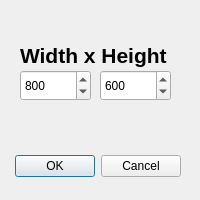
<?xml version="1.0" encoding="UTF-8"?>
<ui version="4.0">
 <class>NewMapDialog</class>
 <widget class="QDialog" name="NewMapDialog">
  <property name="geometry">
   <rect>
    <x>0</x>
    <y>0</y>
    <width>200</width>
    <height>200</height>
   </rect>
  </property>
  <property name="windowTitle">
   <string>Dialog</string>
  </property>
  <widget class="QDialogButtonBox" name="buttonBox">
   <property name="geometry">
    <rect>
     <x>-160</x>
     <y>150</y>
     <width>341</width>
     <height>32</height>
    </rect>
   </property>
   <property name="orientation">
    <enum>Qt::Horizontal</enum>
   </property>
   <property name="standardButtons">
    <set>QDialogButtonBox::Cancel|QDialogButtonBox::Ok</set>
   </property>
  </widget>
  <widget class="QLabel" name="label">
   <property name="geometry">
    <rect>
     <x>20</x>
     <y>20</y>
     <width>241</width>
     <height>71</height>
    </rect>
   </property>
   <property name="font">
    <font>
     <pointsize>16</pointsize>
     <bold>true</bold>
    </font>
   </property>
   <property name="text">
    <string>Width x Height</string>
   </property>
  </widget>
  <widget class="QSpinBox" name="spinBox_width">
   <property name="geometry">
    <rect>
     <x>20</x>
     <y>70</y>
     <width>71</width>
     <height>31</height>
    </rect>
   </property>
   <property name="minimum">
    <number>1</number>
   </property>
   <property name="maximum">
    <number>65536</number>
   </property>
   <property name="value">
    <number>800</number>
   </property>
  </widget>
  <widget class="QSpinBox" name="spinBox_height">
   <property name="geometry">
    <rect>
     <x>100</x>
     <y>70</y>
     <width>71</width>
     <height>31</height>
    </rect>
   </property>
   <property name="minimum">
    <number>1</number>
   </property>
   <property name="maximum">
    <number>65536</number>
   </property>
   <property name="value">
    <number>600</number>
   </property>
  </widget>
 </widget>
 <resources/>
 <connections>
  <connection>
   <sender>buttonBox</sender>
   <signal>accepted()</signal>
   <receiver>NewMapDialog</receiver>
   <slot>accept()</slot>
   <hints>
    <hint type="sourcelabel">
     <x>248</x>
     <y>254</y>
    </hint>
    <hint type="destinationlabel">
     <x>157</x>
     <y>274</y>
    </hint>
   </hints>
  </connection>
  <connection>
   <sender>buttonBox</sender>
   <signal>rejected()</signal>
   <receiver>NewMapDialog</receiver>
   <slot>reject()</slot>
   <hints>
    <hint type="sourcelabel">
     <x>316</x>
     <y>260</y>
    </hint>
    <hint type="destinationlabel">
     <x>286</x>
     <y>274</y>
    </hint>
   </hints>
  </connection>
 </connections>
</ui>
